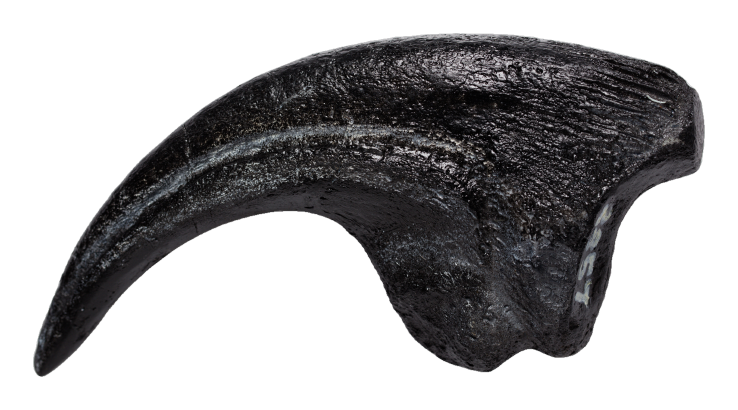
#> input picture datasets/merged_dataset_filtered/Allosaurus/parsed_1268747285_0_bone_0.png, 1476 x 820 px, found by its file name (shown at 1/2 size); its folder holds only this picture in this run
$ python improve_bg.py
#> lines starting #> are read from the running program, lines starting #| are printed output that depends on the picture; after the words box and inside, x2 and y2 are one past the last pixel; in counts of white or black regions, pixels touching at a corner belong together
import os
import csv
import sys

import numpy as np
from PIL import Image
from scipy import ndimage

SRC_DIR = r"D:\projects\Diploma\datasets\merged_dataset_filtered"
DEST_DIR = r"D:\projects\Diploma\datasets\merged_dataset_filtered_improved_bg"

CORE_ALPHA = 128
MIN_COMPONENT_SHARE = 0.03
EDGE_SIGMA = 0.7
PAD_SHARE = 0.05
TINY_SIDE = 224


def is_premultiplied(rgba):
    alpha = rgba[..., 3]
    semi = (alpha > 16) & (alpha < 128)
    if semi.sum() < 200:
        return True
    return (rgba[..., :3].max(axis=2)[semi] > alpha[semi] + 3).mean() < 0.02


def true_color(rgba, premultiplied):
    rgb = rgba[..., :3].astype(np.float32)
    if not premultiplied:
        return rgb
    alpha = rgba[..., 3:4].astype(np.float32)
    return np.clip(rgb * 255.0 / np.maximum(alpha, 1.0), 0, 255)


def clean_mask(alpha):
    core = alpha >= CORE_ALPHA
    labels, count = ndimage.label(core, structure=np.ones((3, 3)))
    if count == 0:
        return core, 0
    sizes = ndimage.sum(core, labels, range(1, count + 1))
    keep = np.flatnonzero(sizes >= sizes.max() * MIN_COMPONENT_SHARE) + 1
    return np.isin(labels, keep), count - len(keep)


def process(path):
    rgba = np.asarray(Image.open(path).convert("RGBA"))
    premultiplied = is_premultiplied(rgba)
    color = true_color(rgba, premultiplied)

    mask, dropped = clean_mask(rgba[..., 3])
    if not mask.any():
        return None, {"premultiplied": premultiplied, "dropped_parts": dropped}

    soft = ndimage.gaussian_filter(mask.astype(np.float32), EDGE_SIGMA)
    soft[mask] = 1.0
    soft[soft < 0.02] = 0.0

    ys, xs = np.nonzero(mask)
    h, w = mask.shape
    pad = max(4, int(round(max(np.ptp(ys), np.ptp(xs)) * PAD_SHARE)))
    top, bottom = max(ys.min() - pad, 0), min(ys.max() + pad + 1, h)
    left, right = max(xs.min() - pad, 0), min(xs.max() + pad + 1, w)

    out = np.zeros((h, w, 4), np.uint8)
    out[..., :3] = np.round(color * soft[..., None]).astype(np.uint8)
    out[..., 3] = np.round(soft * 255).astype(np.uint8)
    out = out[top:bottom, left:right]

    old_fg = (rgba[..., 3] >= CORE_ALPHA).sum()
    info = {
        "premultiplied": premultiplied,
        "dropped_parts": dropped,
        "old_size": f"{w}x{h}",
        "new_size": f"{out.shape[1]}x{out.shape[0]}",
        "kept_fg": round(mask.sum() / max(old_fg, 1), 3),
        "filled_semi": round(((rgba[..., 3] < 224) & mask).sum() / max(mask.sum(), 1), 3),
        "tiny": max(out.shape[:2]) < TINY_SIDE,
    }
    return Image.fromarray(out, "RGBA"), info


def main():
    if os.path.exists(DEST_DIR) and os.listdir(DEST_DIR):
        sys.exit(f"{DEST_DIR} already exists and is not empty")
    rows = []
    for cls in sorted(os.listdir(SRC_DIR)):
        src_cls = os.path.join(SRC_DIR, cls)
        dst_cls = os.path.join(DEST_DIR, cls)
        os.makedirs(dst_cls, exist_ok=True)
        for name in sorted(os.listdir(src_cls)):
            if "_dup" in name:
                rows.append({"class": cls, "file": name, "status": "skipped_duplicate"})
                continue
            image, info = process(os.path.join(src_cls, name))
#> in process, rgba is the input picture: shape (820, 1476, 4); mean R, G, B, A 21.1, 20.3, 21.3, 108.4
#> in is_premultiplied, `alpha = rgba[..., 3]`:
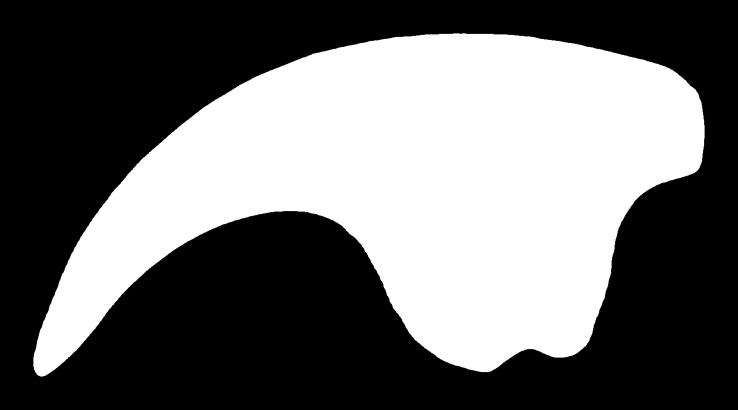
#> alpha: shape (820, 1476) (shown at 1/2 size); min 0, max 255, mean 108.4
#> in is_premultiplied, `semi = (alpha > 16) & (alpha < 128)`:
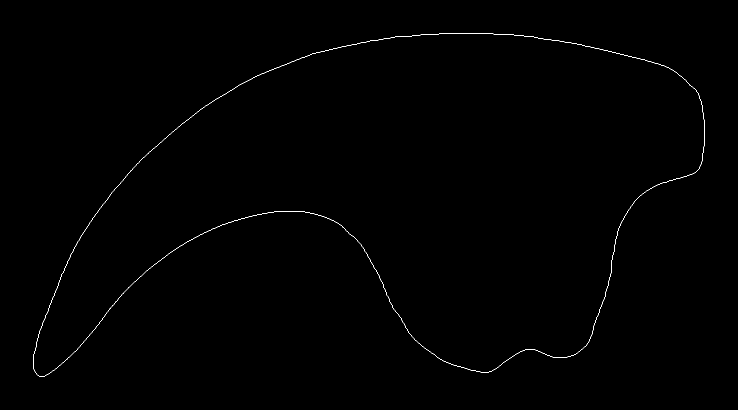
#> semi: shape (820, 1476) bool (shown at 1/2 size); 0.28% white in thin lines or dots, all inside (x1, y1, x2, y2) = (66, 66, 1410, 754)
#> in process, `premultiplied = is_premultiplied(rgba)`: premultiplied = True
#> in true_color, `rgb = rgba[..., :3].astype(np.float32)`:
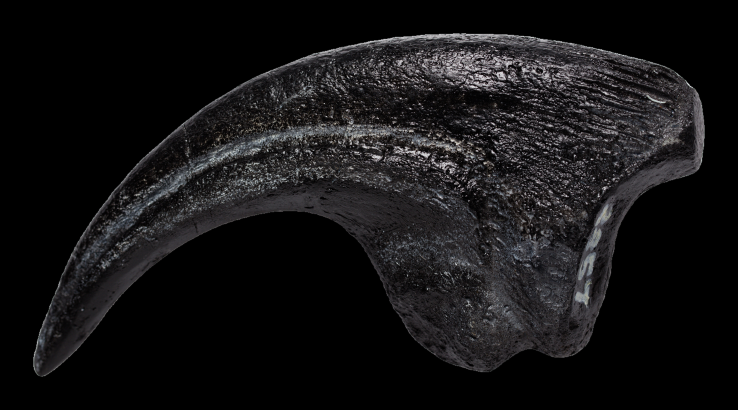
#> rgb: shape (820, 1476, 3) float32 (shown at 1/2 size); mean R, G, B 21.1, 20.3, 21.3
#> in clean_mask, `core = alpha >= CORE_ALPHA`: core: shape (820, 1476) bool; 42.4% white; 1 white region, box (x1, y1, x2, y2) and area: (67, 67, 1409, 753) 513382
#> in clean_mask, `labels, count = ndimage.label(core, structure=np.ones((3, 3)))`: count = 1
#> in clean_mask, `sizes = ndimage.sum(core, labels, range(1, count + 1))`: sizes = [513382]
#> in clean_mask, `keep = np.flatnonzero(sizes >= sizes.max() * MIN_COMPONENT_SHARE) + 1`: keep = [1]
#> in process, `mask, dropped = clean_mask(rgba[..., 3])`: dropped = 0
#> in process, `soft[mask] = 1.0`:
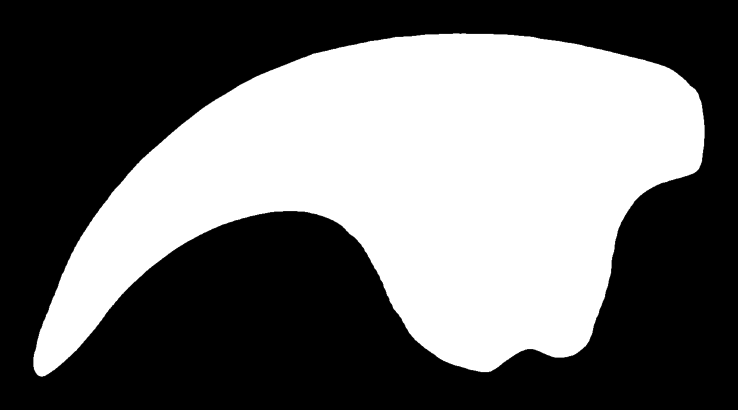
#> soft: shape (820, 1476) float32 (shown at 1/2 size); min 0, max 1, mean 0.425
#> in process, `soft[soft < 0.02] = 0.0`: soft: shape (820, 1476) float32; 0.79% of pixels changed, all inside (x1, y1, x2, y2) = (64, 64, 1412, 756)
#> in process, `pad = max(4, int(round(max(np.ptp(ys), np.ptp(xs)) * PAD_SHARE)))`: pad = 67
#> in process, `top, bottom = max(ys.min() - pad, 0), min(ys.max() + pad + 1, h)`: top = 0; bottom = 820
#> in process, `left, right = max(xs.min() - pad, 0), min(xs.max() + pad + 1, w)`: left = 0; right = 1476
#> in process, `old_fg = (rgba[..., 3] >= CORE_ALPHA).sum()`: old_fg = 513382
#> in process, `info = { "premultiplied": premultiplied, "dropped_parts": dropped, "ol..`: info = {'premultiplied': True, 'dropped_parts': 0, 'old_size': '1476x820', 'new_size': '1476x820', 'kept_fg': 1, 'filled_semi': 0, 'tiny': False}
            if image is None:
                rows.append({"class": cls, "file": name, "status": "empty_mask", **info})
                continue
            image.save(os.path.join(dst_cls, name), optimize=True)
            rows.append({"class": cls, "file": name, "status": "ok", **info})
        print(f"{cls}: {sum(r['class'] == cls and r['status'] == 'ok' for r in rows)}")
#| Allosaurus: 1
#> pass 2 of the loop in main, `for cls in sorted(os.listdir(SRC_DIR)):`:
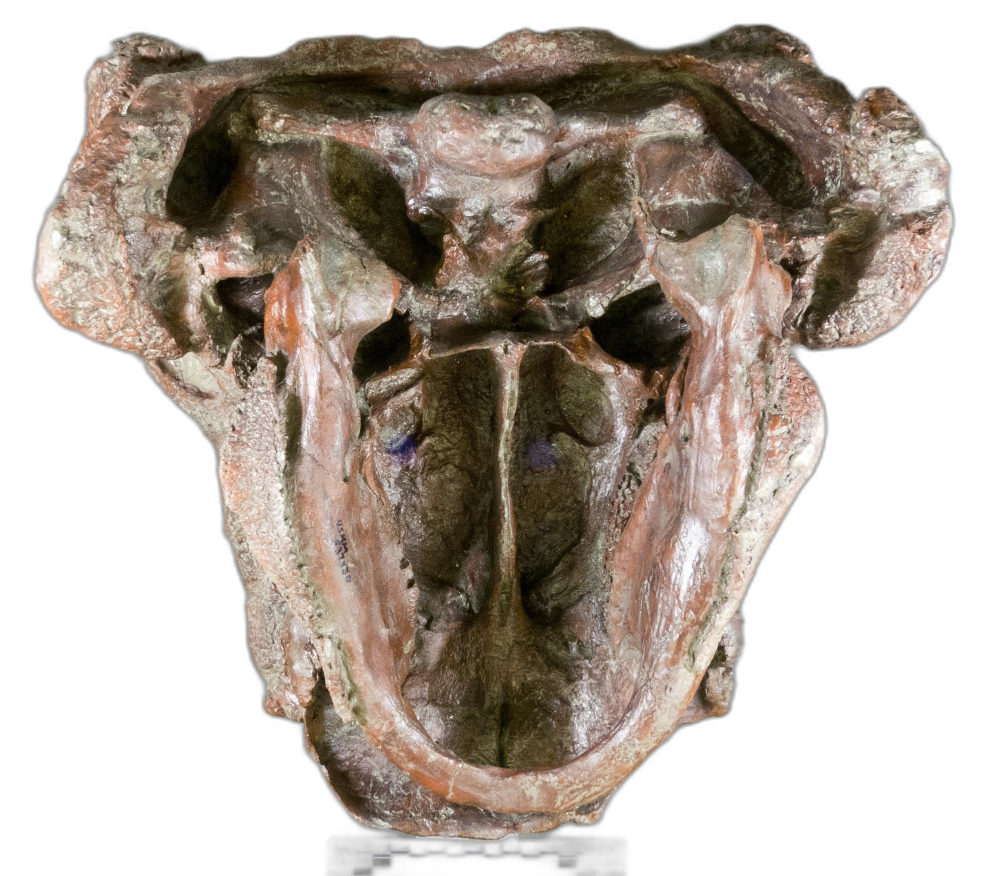
#> input picture datasets/merged_dataset_filtered/Ankylosauridae/1316837555_2.png, 2000 x 1752 px, found by its file name (shown at 1/2 size)
#> in process, rgba is the input picture: shape (1752, 2000, 4); mean R, G, B, A 76.7, 66.6, 57.4, 145.8
#> in is_premultiplied (call 2), `semi = (alpha > 16) & (alpha < 128)`:
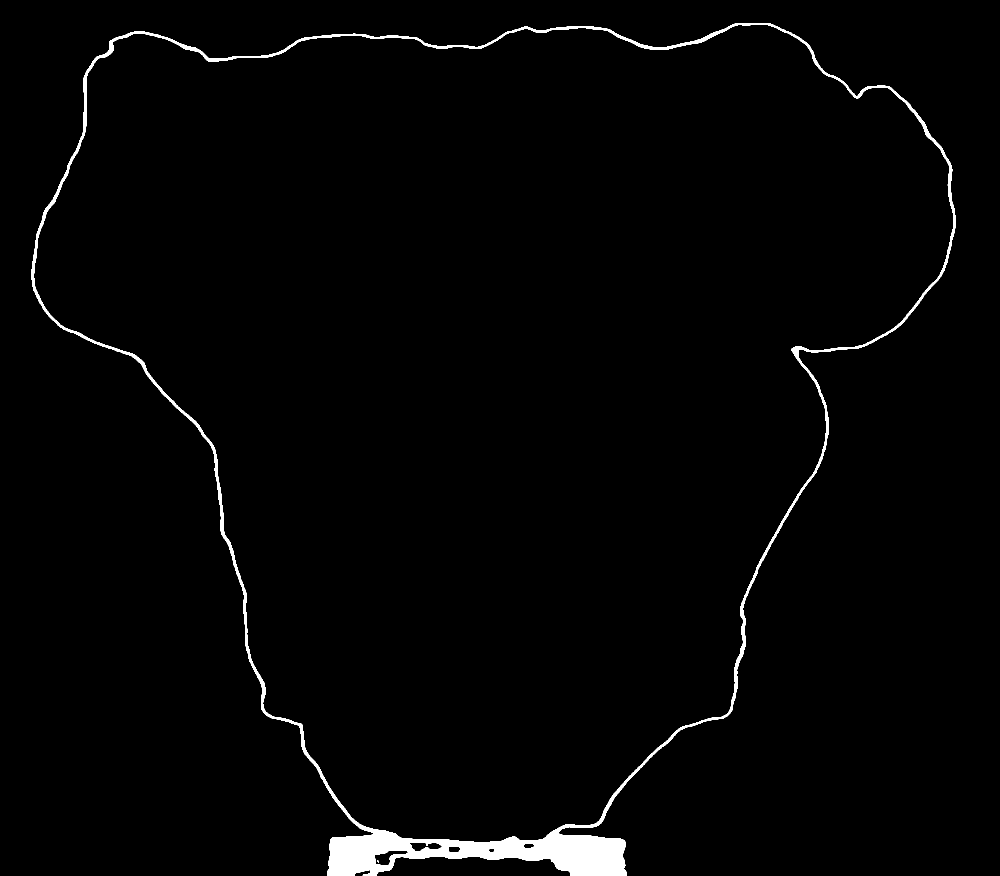
#> semi: shape (1752, 2000) bool (shown at 1/2 size); 1.7% white; 2 white regions (1 under 20 px), largest, box (x1, y1, x2, y2) and area: (62, 46, 1912, 1752) 60970
#> rgb: shape (1752, 2000, 3) float32
#> core: shape (1752, 2000) bool; 57.3% white; 2 black regions (1 under 20 px), largest, box (x1, y1, x2, y2) and area: (0, 0, 2000, 1752) 1497678
#> in clean_mask (call 2), `labels, count = ndimage.label(core, structure=np.ones((3, 3)))`:
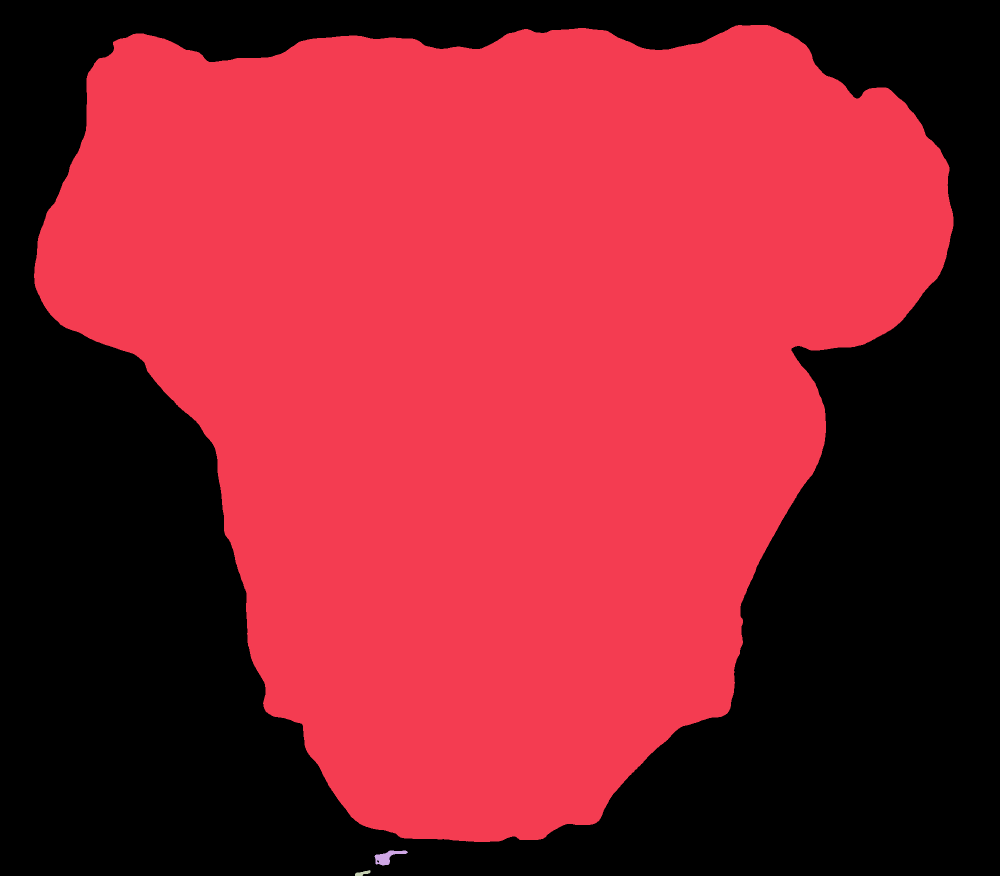
#> labels: shape (1752, 2000) int32 (shown at 1/2 size); 4 distinct labels, from 0 to 3; one colour per label, 0 black
#> count = 3
#> sizes = [2005222, 890, 198]
#> mask: shape (1752, 2000) bool; 57.2% white; 1 black region, box (x1, y1, x2, y2) and area: (0, 0, 2000, 1752) 1498778
#> dropped = 2
#> pad = 92
#> bottom = 1752
#> right = 1999
#> old_fg = 2006310
#> info = {'premultiplied': True, 'dropped_parts': 2, 'old_size': '2000x1752', 'new_size': '1999x1752', 'kept_fg': 0.999, 'filled_semi': 0.013, 'tiny': False}
#| Ankylosauridae: 1

    fields = ["class", "file", "status", "premultiplied", "dropped_parts", "old_size", "new_size",
              "kept_fg", "filled_semi", "tiny"]
    with open(os.path.join(DEST_DIR, "report.csv"), "w", newline="", encoding="utf-8") as fh:
        writer = csv.DictWriter(fh, fieldnames=fields)
        writer.writeheader()
        writer.writerows(rows)

    ok = [r for r in rows if r["status"] == "ok"]
#> ok = 2 items
    print(f"saved {len(ok)}, skipped duplicates {sum(r['status'] == 'skipped_duplicate' for r in rows)}, "
          f"empty {sum(r['status'] == 'empty_mask' for r in rows)}, tiny {sum(r['tiny'] for r in ok)}, "
          f"with dropped parts {sum(r['dropped_parts'] > 0 for r in ok)}")
#| saved 2, skipped duplicates 0, empty 0, tiny 0, with dropped parts 1


if __name__ == "__main__":
    main()
